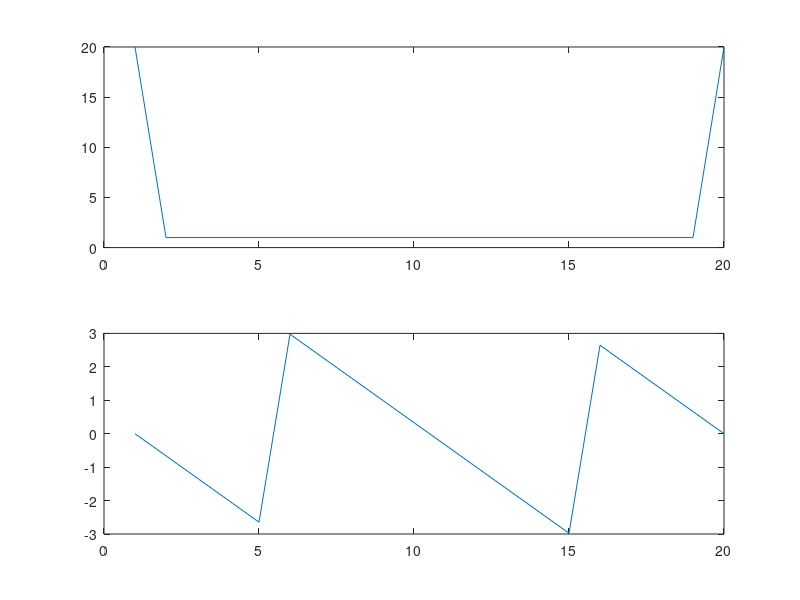

Here is the MATLAB script that generated this plot:
x = linspace(-2*pi,2*pi,20);
d = diric(x,20);
d_1 = 20*d;
e = exp(-i*x*21/2);
x_w = e.*d_1;
figure;
subplot(211);
plot(abs(x_w));
subplot(212);
plot(angle(x_w));
